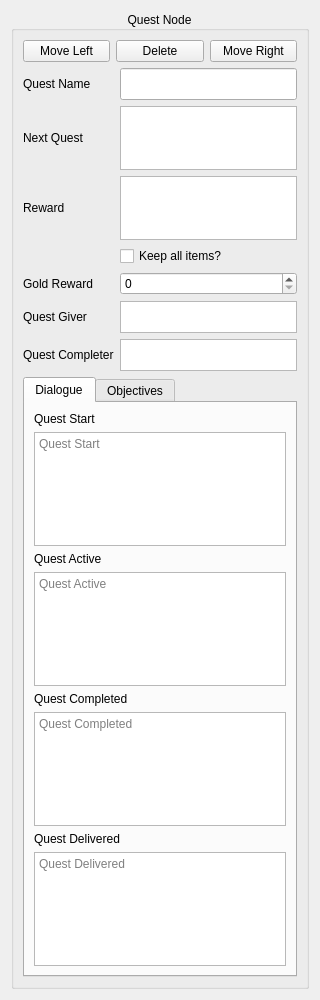
<?xml version="1.0" encoding="UTF-8"?>
<ui version="4.0">
 <class>quest_node_view</class>
 <widget class="QWidget" name="quest_node_view">
  <property name="geometry">
   <rect>
    <x>0</x>
    <y>0</y>
    <width>320</width>
    <height>1000</height>
   </rect>
  </property>
  <property name="minimumSize">
   <size>
    <width>320</width>
    <height>0</height>
   </size>
  </property>
  <property name="maximumSize">
   <size>
    <width>320</width>
    <height>1000</height>
   </size>
  </property>
  <property name="acceptDrops">
   <bool>false</bool>
  </property>
  <property name="windowTitle">
   <string>Quest Node</string>
  </property>
  <layout class="QVBoxLayout" name="verticalLayout">
   <item>
    <widget class="QGroupBox" name="group_box">
     <property name="title">
      <string>Quest Node</string>
     </property>
     <property name="alignment">
      <set>Qt::AlignCenter</set>
     </property>
     <layout class="QVBoxLayout" name="verticalLayout_6">
      <item>
       <layout class="QHBoxLayout" name="button_layout">
        <item>
         <widget class="QPushButton" name="move_node_left_bttn">
          <property name="text">
           <string>Move Left</string>
          </property>
         </widget>
        </item>
        <item>
         <widget class="QPushButton" name="delete_node_bttn">
          <property name="text">
           <string>Delete</string>
          </property>
         </widget>
        </item>
        <item>
         <widget class="QPushButton" name="move_node_right_bttn">
          <property name="text">
           <string>Move Right</string>
          </property>
         </widget>
        </item>
       </layout>
      </item>
      <item>
       <layout class="QGridLayout" name="grid_layout">
        <item row="5" column="1">
         <widget class="QCheckBox" name="reward_keep">
          <property name="text">
           <string>Keep all items?</string>
          </property>
         </widget>
        </item>
        <item row="3" column="0">
         <widget class="QLabel" name="nest_quest_lbl">
          <property name="text">
           <string>Next Quest</string>
          </property>
         </widget>
        </item>
        <item row="7" column="1">
         <widget class="QListWidget" name="giver_list">
          <property name="maximumSize">
           <size>
            <width>16777215</width>
            <height>32</height>
           </size>
          </property>
          <property name="focusPolicy">
           <enum>Qt::NoFocus</enum>
          </property>
          <property name="acceptDrops">
           <bool>true</bool>
          </property>
          <property name="toolTip">
           <string>Drag and drop characters from world object database.</string>
          </property>
          <property name="alternatingRowColors">
           <bool>true</bool>
          </property>
          <property name="selectionMode">
           <enum>QAbstractItemView::NoSelection</enum>
          </property>
          <property name="isWrapping" stdset="0">
           <bool>false</bool>
          </property>
         </widget>
        </item>
        <item row="2" column="0">
         <widget class="QLabel" name="name_lbl">
          <property name="text">
           <string>Quest Name</string>
          </property>
         </widget>
        </item>
        <item row="9" column="0">
         <widget class="QLabel" name="completer_lbl">
          <property name="text">
           <string>Quest Completer</string>
          </property>
         </widget>
        </item>
        <item row="9" column="1">
         <widget class="QListWidget" name="completer_list">
          <property name="minimumSize">
           <size>
            <width>0</width>
            <height>0</height>
           </size>
          </property>
          <property name="maximumSize">
           <size>
            <width>16777215</width>
            <height>32</height>
           </size>
          </property>
          <property name="focusPolicy">
           <enum>Qt::NoFocus</enum>
          </property>
          <property name="acceptDrops">
           <bool>true</bool>
          </property>
          <property name="toolTip">
           <string>Drag and drop characters from world object database.</string>
          </property>
          <property name="alternatingRowColors">
           <bool>true</bool>
          </property>
          <property name="selectionMode">
           <enum>QAbstractItemView::NoSelection</enum>
          </property>
         </widget>
        </item>
        <item row="7" column="0">
         <widget class="QLabel" name="giver_lbl">
          <property name="text">
           <string>Quest Giver</string>
          </property>
         </widget>
        </item>
        <item row="3" column="1">
         <widget class="QListWidget" name="next_quest_list">
          <property name="maximumSize">
           <size>
            <width>16777215</width>
            <height>64</height>
           </size>
          </property>
          <property name="acceptDrops">
           <bool>true</bool>
          </property>
          <property name="alternatingRowColors">
           <bool>true</bool>
          </property>
          <property name="selectionMode">
           <enum>QAbstractItemView::NoSelection</enum>
          </property>
          <property name="verticalScrollMode">
           <enum>QAbstractItemView::ScrollPerPixel</enum>
          </property>
         </widget>
        </item>
        <item row="2" column="1">
         <widget class="QLineEdit" name="name_entry">
          <property name="minimumSize">
           <size>
            <width>0</width>
            <height>32</height>
           </size>
          </property>
          <property name="maximumSize">
           <size>
            <width>16777215</width>
            <height>32</height>
           </size>
          </property>
         </widget>
        </item>
        <item row="4" column="1">
         <widget class="QListWidget" name="reward_list">
          <property name="minimumSize">
           <size>
            <width>0</width>
            <height>64</height>
           </size>
          </property>
          <property name="acceptDrops">
           <bool>true</bool>
          </property>
          <property name="alternatingRowColors">
           <bool>true</bool>
          </property>
          <property name="selectionMode">
           <enum>QAbstractItemView::NoSelection</enum>
          </property>
          <property name="verticalScrollMode">
           <enum>QAbstractItemView::ScrollPerPixel</enum>
          </property>
         </widget>
        </item>
        <item row="4" column="0">
         <widget class="QLabel" name="reward_lbl">
          <property name="text">
           <string>Reward</string>
          </property>
         </widget>
        </item>
        <item row="6" column="1">
         <widget class="QSpinBox" name="gold_reward_amount">
          <property name="maximum">
           <number>10000</number>
          </property>
         </widget>
        </item>
        <item row="6" column="0">
         <widget class="QLabel" name="gold_reward_lbl">
          <property name="text">
           <string>Gold Reward</string>
          </property>
         </widget>
        </item>
       </layout>
      </item>
      <item>
       <widget class="QTabWidget" name="tabs">
        <property name="tabPosition">
         <enum>QTabWidget::North</enum>
        </property>
        <property name="currentIndex">
         <number>0</number>
        </property>
        <widget class="QWidget" name="dialogue_tab">
         <attribute name="title">
          <string>Dialogue</string>
         </attribute>
         <layout class="QVBoxLayout" name="verticalLayout_3">
          <item>
           <widget class="QLabel" name="start_lbl">
            <property name="text">
             <string>Quest Start</string>
            </property>
            <property name="alignment">
             <set>Qt::AlignLeading|Qt::AlignLeft|Qt::AlignVCenter</set>
            </property>
           </widget>
          </item>
          <item>
           <widget class="QTextEdit" name="start_entry">
            <property name="placeholderText">
             <string>Quest Start</string>
            </property>
           </widget>
          </item>
          <item>
           <widget class="QLabel" name="active_lbl">
            <property name="text">
             <string>Quest Active</string>
            </property>
            <property name="alignment">
             <set>Qt::AlignLeading|Qt::AlignLeft|Qt::AlignVCenter</set>
            </property>
           </widget>
          </item>
          <item>
           <widget class="QTextEdit" name="active_entry">
            <property name="placeholderText">
             <string>Quest Active</string>
            </property>
           </widget>
          </item>
          <item>
           <widget class="QLabel" name="completed_lbl">
            <property name="text">
             <string>Quest Completed</string>
            </property>
            <property name="alignment">
             <set>Qt::AlignLeading|Qt::AlignLeft|Qt::AlignVCenter</set>
            </property>
           </widget>
          </item>
          <item>
           <widget class="QTextEdit" name="completed_entry">
            <property name="placeholderText">
             <string>Quest Completed</string>
            </property>
           </widget>
          </item>
          <item>
           <widget class="QLabel" name="delivered_lbl">
            <property name="text">
             <string>Quest Delivered</string>
            </property>
            <property name="alignment">
             <set>Qt::AlignLeading|Qt::AlignLeft|Qt::AlignVCenter</set>
            </property>
           </widget>
          </item>
          <item>
           <widget class="QTextEdit" name="delivered_entry">
            <property name="placeholderText">
             <string>Quest Delivered</string>
            </property>
           </widget>
          </item>
         </layout>
        </widget>
        <widget class="QWidget" name="objective_tab">
         <attribute name="title">
          <string>Objectives</string>
         </attribute>
         <layout class="QVBoxLayout" name="verticalLayout_4">
          <item>
           <widget class="QListWidget" name="objective_list">
            <property name="acceptDrops">
             <bool>true</bool>
            </property>
            <property name="toolTip">
             <string>Drag and drop from world object database.</string>
            </property>
            <property name="editTriggers">
             <set>QAbstractItemView::AllEditTriggers</set>
            </property>
            <property name="tabKeyNavigation">
             <bool>true</bool>
            </property>
            <property name="dragEnabled">
             <bool>false</bool>
            </property>
            <property name="alternatingRowColors">
             <bool>true</bool>
            </property>
            <property name="selectionMode">
             <enum>QAbstractItemView::NoSelection</enum>
            </property>
            <property name="verticalScrollMode">
             <enum>QAbstractItemView::ScrollPerPixel</enum>
            </property>
            <property name="horizontalScrollMode">
             <enum>QAbstractItemView::ScrollPerPixel</enum>
            </property>
            <property name="uniformItemSizes">
             <bool>true</bool>
            </property>
           </widget>
          </item>
         </layout>
        </widget>
       </widget>
      </item>
     </layout>
    </widget>
   </item>
  </layout>
 </widget>
 <tabstops>
  <tabstop>move_node_left_bttn</tabstop>
  <tabstop>delete_node_bttn</tabstop>
  <tabstop>move_node_right_bttn</tabstop>
  <tabstop>name_entry</tabstop>
  <tabstop>next_quest_list</tabstop>
  <tabstop>tabs</tabstop>
  <tabstop>start_entry</tabstop>
  <tabstop>active_entry</tabstop>
  <tabstop>completed_entry</tabstop>
  <tabstop>delivered_entry</tabstop>
  <tabstop>objective_list</tabstop>
 </tabstops>
 <resources/>
 <connections/>
</ui>
